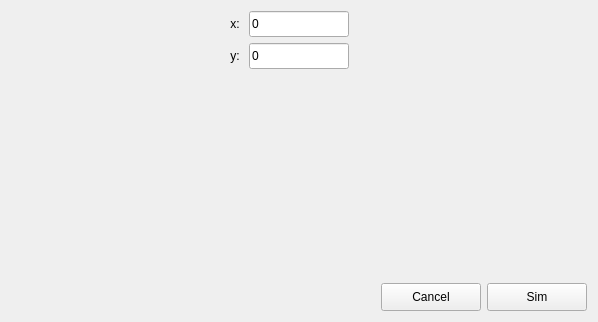
<?xml version="1.0" encoding="UTF-8"?>
<ui version="4.0">
 <class>CbedFrame</class>
 <widget class="QWidget" name="CbedFrame">
  <property name="geometry">
   <rect>
    <x>0</x>
    <y>0</y>
    <width>598</width>
    <height>322</height>
   </rect>
  </property>
  <property name="windowTitle">
   <string>Form</string>
  </property>
  <layout class="QGridLayout" name="gridLayout" rowstretch="0,0,0,0" columnstretch="1,1,1">
   <item row="1" column="0">
    <widget class="QLabel" name="label">
     <property name="text">
      <string>y: </string>
     </property>
     <property name="alignment">
      <set>Qt::AlignRight|Qt::AlignTrailing|Qt::AlignVCenter</set>
     </property>
    </widget>
   </item>
   <item row="2" column="1">
    <spacer name="vSpacer">
     <property name="orientation">
      <enum>Qt::Vertical</enum>
     </property>
     <property name="sizeType">
      <enum>QSizePolicy::Expanding</enum>
     </property>
     <property name="sizeHint" stdset="0">
      <size>
       <width>20</width>
       <height>0</height>
      </size>
     </property>
    </spacer>
   </item>
   <item row="3" column="0" colspan="3">
    <layout class="QHBoxLayout" name="horizontalLayout_2">
     <item>
      <spacer name="horizontalSpacer">
       <property name="orientation">
        <enum>Qt::Horizontal</enum>
       </property>
       <property name="sizeHint" stdset="0">
        <size>
         <width>40</width>
         <height>20</height>
        </size>
       </property>
      </spacer>
     </item>
     <item>
      <widget class="QPushButton" name="btnCancel">
       <property name="sizePolicy">
        <sizepolicy hsizetype="Minimum" vsizetype="Fixed">
         <horstretch>0</horstretch>
         <verstretch>0</verstretch>
        </sizepolicy>
       </property>
       <property name="minimumSize">
        <size>
         <width>100</width>
         <height>28</height>
        </size>
       </property>
       <property name="maximumSize">
        <size>
         <width>100</width>
         <height>16777215</height>
        </size>
       </property>
       <property name="text">
        <string>Cancel</string>
       </property>
      </widget>
     </item>
     <item>
      <widget class="QPushButton" name="btnSim">
       <property name="sizePolicy">
        <sizepolicy hsizetype="Minimum" vsizetype="Fixed">
         <horstretch>0</horstretch>
         <verstretch>0</verstretch>
        </sizepolicy>
       </property>
       <property name="minimumSize">
        <size>
         <width>100</width>
         <height>28</height>
        </size>
       </property>
       <property name="maximumSize">
        <size>
         <width>100</width>
         <height>16777215</height>
        </size>
       </property>
       <property name="text">
        <string>Sim</string>
       </property>
      </widget>
     </item>
    </layout>
   </item>
   <item row="0" column="1">
    <widget class="EditUnitsBox" name="edtPosX">
     <property name="sizePolicy">
      <sizepolicy hsizetype="Expanding" vsizetype="Fixed">
       <horstretch>0</horstretch>
       <verstretch>0</verstretch>
      </sizepolicy>
     </property>
     <property name="minimumSize">
      <size>
       <width>0</width>
       <height>26</height>
      </size>
     </property>
     <property name="maximumSize">
      <size>
       <width>100</width>
       <height>16777215</height>
      </size>
     </property>
     <property name="text">
      <string>0</string>
     </property>
    </widget>
   </item>
   <item row="1" column="1">
    <widget class="EditUnitsBox" name="edtPosY">
     <property name="sizePolicy">
      <sizepolicy hsizetype="Expanding" vsizetype="Fixed">
       <horstretch>0</horstretch>
       <verstretch>0</verstretch>
      </sizepolicy>
     </property>
     <property name="minimumSize">
      <size>
       <width>0</width>
       <height>26</height>
      </size>
     </property>
     <property name="maximumSize">
      <size>
       <width>100</width>
       <height>16777215</height>
      </size>
     </property>
     <property name="text">
      <string>0</string>
     </property>
    </widget>
   </item>
   <item row="0" column="0">
    <widget class="QLabel" name="label_2">
     <property name="text">
      <string>x: </string>
     </property>
     <property name="alignment">
      <set>Qt::AlignRight|Qt::AlignTrailing|Qt::AlignVCenter</set>
     </property>
    </widget>
   </item>
  </layout>
 </widget>
 <customwidgets>
  <customwidget>
   <class>EditUnitsBox</class>
   <extends>QLineEdit</extends>
   <header>controls/editunitsbox.h</header>
  </customwidget>
 </customwidgets>
 <tabstops>
  <tabstop>edtPosX</tabstop>
  <tabstop>edtPosY</tabstop>
  <tabstop>btnCancel</tabstop>
  <tabstop>btnSim</tabstop>
 </tabstops>
 <resources/>
 <connections/>
</ui>
